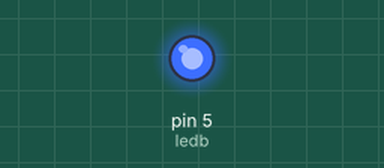
Simulated run of this sketch. Board: Arduino Uno, built with avr-gcc and run on an emulated ATmega328P. On the bench: output pins drawn as LEDs (lit = HIGH).

Above: at 0.05 s.
At 2.0 s:
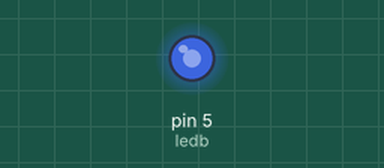
At 3.0 s:
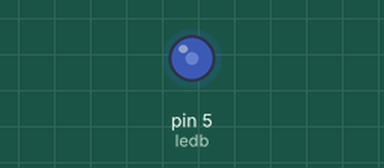
At 4.0 s:
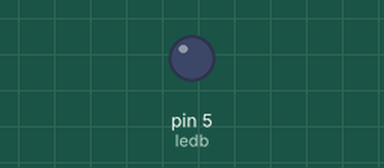
Timing chart, 0 to 5.2 s (numbered marks = the images above):
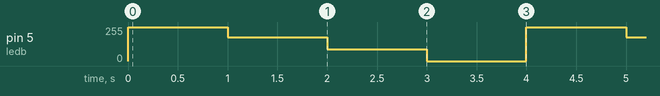

The sketch:

C6_E1.ino
```cpp
int ledb=5;
void setup() {
  // put your setup code here, to run once:
  pinMode(ledb,OUTPUT);
}

void loop() {
  // put your main code here, to run repeatedly:
  analogWrite(ledb,255);
  delay(1000);
  analogWrite(ledb,180);
  delay(1000);
  analogWrite(ledb,90);
  delay(1000);
  analogWrite(ledb,0);
  delay(1000);
}
```

Measured:
- by itself, pin 5 (ledb): repeats every 4.0 s: 180/255 1.0 s, 90/255 1.0 s, 0/255 1.0 s, 255/255 1.0 s
